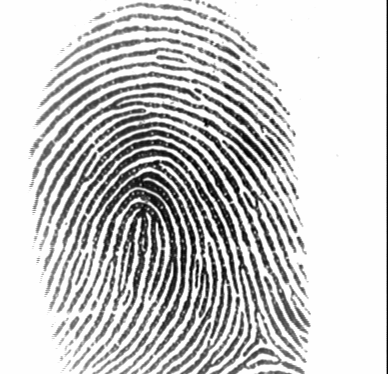
%> input picture Lab2/102_6.tif, 388 x 374 px
$ octave fingerprints_out.m   (GNU Octave 9; MATLAB toolbox functions it lacks are replaced by stand-ins)
%> lines starting %> are read from the running program, lines starting %| are printed output that depends on the picture; in (x1, y1, x2, y2) boxes, pixels count from 0 and x2, y2 are one past the last pixel; in counts of white or black regions, pixels touching at a corner belong together; the program's own positions count from 1
### Lab2/apply_gabor_kernel.m
function [out_img] = apply_gabor_kernel(in_img,gb_r,gb_i)
    filtered_r = conv2(in_img, gb_r, 'valid');
    filtered_i = conv2(in_img, gb_i, 'valid');
    out_img = sqrt((filtered_r.^2 + filtered_i.^2)./2);
end

### Lab2/get_gabor_kernel.m
function [gb_r,gb_i] = get_gabor_kernel(theta,sigma,gamma,lambda)
    x = -20:20;
    [X,Y] = meshgrid(x);
    X_th = X.*cos(theta) + Y.*sin(theta);
    Y_th = -X.*sin(theta) + Y.*cos(theta);
    gb_r = exp(-(X_th.^2 + gamma^2 .* Y_th.^2)./(2*sigma^2)) .* cos(2*pi.*X_th/lambda);
    gb_i = exp(-(X_th.^2 + gamma^2 .* Y_th.^2)./(2*sigma^2)) .* sin(2*pi.*X_th/lambda);
end

### Lab2/fingerprints_out.m
close all;
clear;
clc;

original_img = imread('102_6.tif');
%> original_img is the input picture: size 374x388 uint8; min 1, max 254, mean 201.3
original_img = im2double(original_img);
%> original_img: size 374x388 double
original_img = original_img(:, 1:end-2);
%> original_img: size 374x386 double
img = imgaussfilt(original_img).*0.1; % 0.4 % 0.1
ramp = linspace(0, 0.85, size(img, 2)); % 0.55 % 0.85
%> ramp = 386 values from 0 to 0.85
img = img + repmat(ramp, size(img, 1), 1);

%%{
figure(1);
subplot(1, 2, 1);
imshow(original_img);
title('original image');
subplot(1, 2, 2);
imshow(img);
title('noisy image, this should be processed')
%%}

% ---
% please do not edit the code above, write your solution under this line,
% please handle original_img as unknown
% ---

%% Gabor-filtered
sigma = 3.8;
gamma = 1.0;
lambda = 8.5;
[gb_r1,gb_i1] = get_gabor_kernel(0,sigma,gamma,lambda);
out_img1 = apply_gabor_kernel(img,gb_r1,gb_i1);
[gb_r2,gb_i2] = get_gabor_kernel(1/8*pi,sigma,gamma,lambda);
out_img2 = apply_gabor_kernel(img,gb_r2,gb_i2);
[gb_r3,gb_i3] = get_gabor_kernel(2/8*pi,sigma,gamma,lambda);
out_img3 = apply_gabor_kernel(img,gb_r3,gb_i3);
[gb_r4,gb_i4] = get_gabor_kernel(3/8*pi,sigma,gamma,lambda);
out_img4 = apply_gabor_kernel(img,gb_r4,gb_i4);
[gb_r5,gb_i5] = get_gabor_kernel(4/8*pi,sigma,gamma,lambda);
out_img5 = apply_gabor_kernel(img,gb_r5,gb_i5);
[gb_r6,gb_i6] = get_gabor_kernel(5/8*pi,sigma,gamma,lambda);
out_img6 = apply_gabor_kernel(img,gb_r6,gb_i6);
[gb_r7,gb_i7] = get_gabor_kernel(6/8*pi,sigma,gamma,lambda);
out_img7 = apply_gabor_kernel(img,gb_r7,gb_i7);
[gb_r8,gb_i8] = get_gabor_kernel(7/8*pi,sigma,gamma,lambda);
out_img8 = apply_gabor_kernel(img,gb_r8,gb_i8);

figure(2);
subplot(4, 4, 1);
imagesc(gb_r1);
colormap('gray');
axis equal;
title('real part of Gabor, theta=0');
subplot(4, 4, 2);
imagesc(out_img1);
colormap('gray');
axis equal;
title('result of the specific filtering');

subplot(4, 4, 3);
imagesc(gb_r2);
colormap('gray');
axis equal;
title('real part of Gabor, theta=1/8*pi');
subplot(4, 4, 4);
imagesc(out_img2);
colormap('gray');
axis equal;
title('result of the specific filtering');

subplot(4, 4, 5);
imagesc(gb_r3);
colormap('gray');
axis equal;
title('real part of Gabor, theta=2/8*pi');
subplot(4, 4, 6);
imagesc(out_img3);
colormap('gray');
axis equal;
title('result of the specific filtering');

subplot(4, 4, 7);
imagesc(gb_r4);
colormap('gray');
axis equal;
title('real part of Gabor, theta=3/8*pi');
subplot(4, 4, 8);
imagesc(out_img4);
colormap('gray');
axis equal;
title('result of the specific filtering');

subplot(4, 4, 9);
imagesc(gb_r5);
colormap('gray');
axis equal;
title('real part of Gabor, theta=4/8*pi');
subplot(4, 4, 10);
imagesc(out_img5);
colormap('gray');
axis equal;
title('result of the specific filtering');

subplot(4, 4, 11);
imagesc(gb_r6);
colormap('gray');
axis equal;
title('real part of Gabor, theta=5/8*pi');
subplot(4, 4, 12);
imagesc(out_img6);
colormap('gray');
axis equal;
title('result of the specific filtering');

subplot(4, 4, 13);
imagesc(gb_r7);
colormap('gray');
axis equal;
title('real part of Gabor, theta=6/8*pi');
subplot(4, 4, 14);
imagesc(out_img7);
colormap('gray');
axis equal;
title('result of the specific filtering');

subplot(4, 4, 15);
imagesc(gb_r8);
colormap('gray');
axis equal;
title('real part of Gabor, theta=7/8*pi');
subplot(4, 4, 16);
imagesc(out_img8);
colormap('gray');
axis equal;
title('result of the specific filtering');
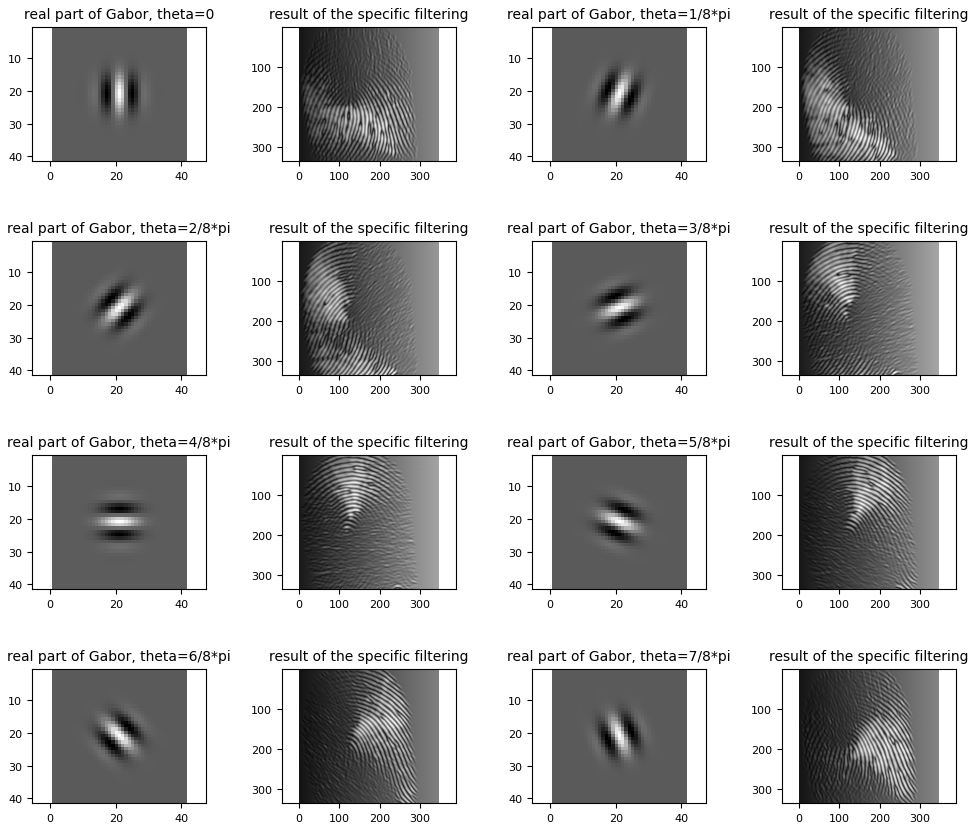
%> figure redrawn from the program's plot data, 16 panels

img_gabor = out_img1 + out_img2 + out_img3 + out_img4 + out_img5 + out_img6 + out_img7 + out_img8;
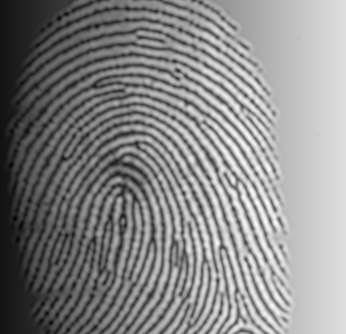
%> img_gabor: size 334x346 double; min 0.744, max 10.16, mean 5.74; drawn with min black and max white
img_gabor = img_gabor/max(img_gabor,[],'all');

figure(3);
subplot(1, 2, 1);
imshow(img);
title('noisy input');
subplot(1, 2, 2);
imshow(img_gabor);
title('Gabor-filtered, normalized');

%% Bradley corrected
FT = fft2(img_gabor);
FT = fftshift(FT);
M_FT = log(abs(FT)+1);
M_FT = normalize(M_FT,'range');
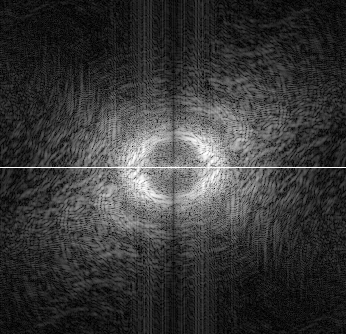
%> M_FT: size 334x346 double; min 0, max 1, mean 0.221
FT(160:180, 160:180) = 0 + 0i;
I = abs(ifft2(ifftshift(FT)));
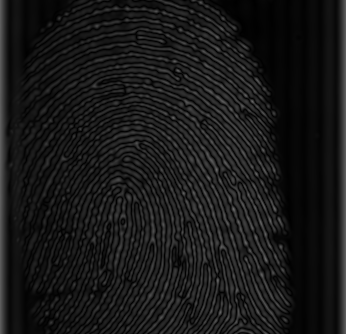
%> I: size 334x346 double; min 0.000104, max 0.419, mean 0.095
I_m = imbinarize(I,0.1);
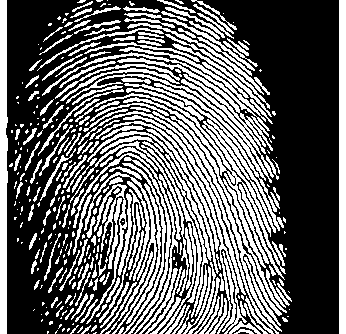
%> I_m: size 334x346 logical; 39.2% white; 361 white regions (163 under 20 px), largest, box (x1, y1, x2, y2) and area: (42, 47, 286, 280) 8275, (78, 111, 279, 334) 3231, (0, 0, 8, 334) 2362
I_m(:,1:7) = 0;
I_m(:,end-7:end) = 0;
%> I_m: size 334x346 logical; 35.2% white in thin lines or dots, all inside (x1, y1, x2, y2) = (7, 0, 292, 334)
I_m_2 = imdilate(I_m,strel('disk',11,8));
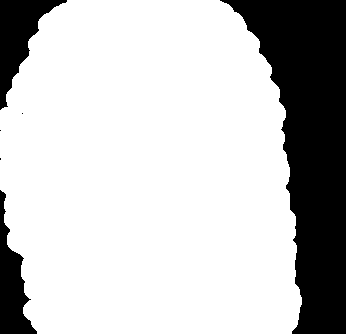
%> I_m_2: size 334x346 logical; 76.8% white; 6 black regions (3 under 20 px), largest, box (x1, y1, x2, y2) and area: (220, 0, 346, 334) 21386, (0, 0, 67, 110) 2929, (0, 190, 37, 334) 2449
img_gabor_masked = img_gabor + ~I_m_2;
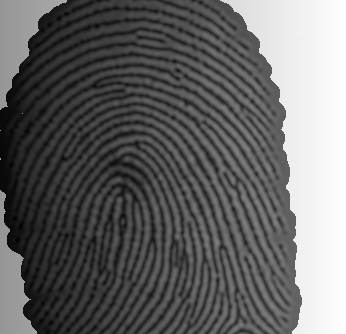
%> img_gabor_masked: size 334x346 double; min 0.0732, max 1.88, mean 0.797; drawn with min black and max white
%> (the run ends here)
